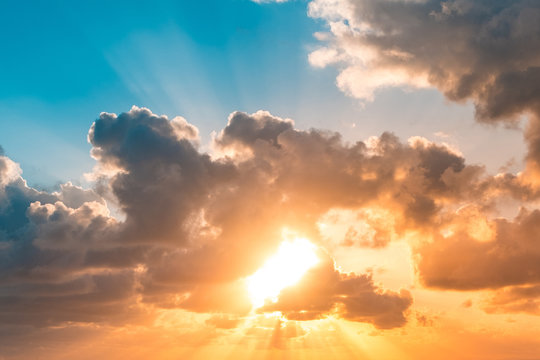
#> input picture uploads/sunwithcloud.jpg, 540 x 360 px
$ python -i AIcode.py   (imports and definitions only)
#> lines starting #> are read from the running program, lines starting #| are printed output that depends on the picture; after the words box and inside, x2 and y2 are one past the last pixel; in counts of white or black regions, pixels touching at a corner belong together; long printed decimals are rounded
import cv2
import numpy as np
import pandas as pd


class AI():


    # [104 lines left out: functions temp, humidity, chanceofrain, not called in this run]


    def cloud(self,image):
#> called with image = 'uploads/sunwithcloud.jpg'
        image = cv2.imread(image)
#> image is the input picture: shape (360, 540, 3); mean B, G, R 130.7, 152.5, 162.1


        gray_image = cv2.cvtColor(image, cv2.COLOR_BGR2GRAY)
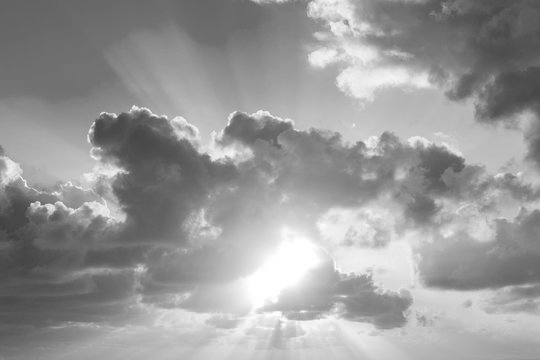
#> gray_image: shape (360, 540); min 65, max 255, mean 152.9

        # Apply thresholding to obtain a binary image
        _, binary_image = cv2.threshold(gray_image, 150, 255, cv2.THRESH_BINARY)
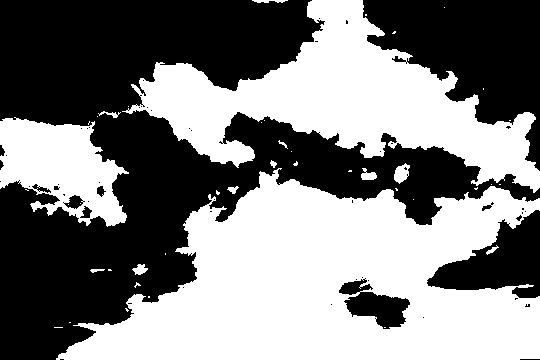
#> binary_image: shape (360, 540); 49.6% white; 43 white regions (30 under 20 px), largest, box (x1, y1, x2, y2) and area: (56, 168, 540, 360) 55852, (122, 0, 540, 193) 31082, (0, 117, 129, 227) 8580

        # Calculate the cloud coverage percentage
        cloud_pixels = cv2.countNonZero(binary_image)
#> cloud_pixels = 96412
        total_pixels = binary_image.shape[0] * binary_image.shape[1]
#> total_pixels = 194400
        cloud_percentage = (cloud_pixels / total_pixels) * 100
#> cloud_percentage = 49.59

        # Print the cloud coverage percentage
        print("Cloud Coverage Percentage:", cloud_percentage)
#| Cloud Coverage Percentage: 49.595
        return cloud_percentage;

    # [26 lines left out: function priciption, not called in this run]


# [6 lines of commented-out code are left out]


>>> result = AI().cloud('uploads/sunwithcloud.jpg')
#> result = 49.59
